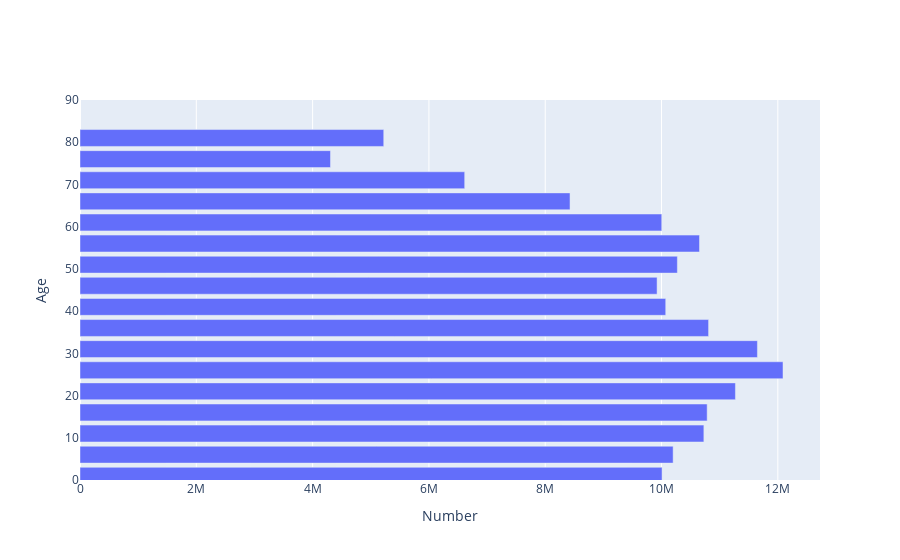
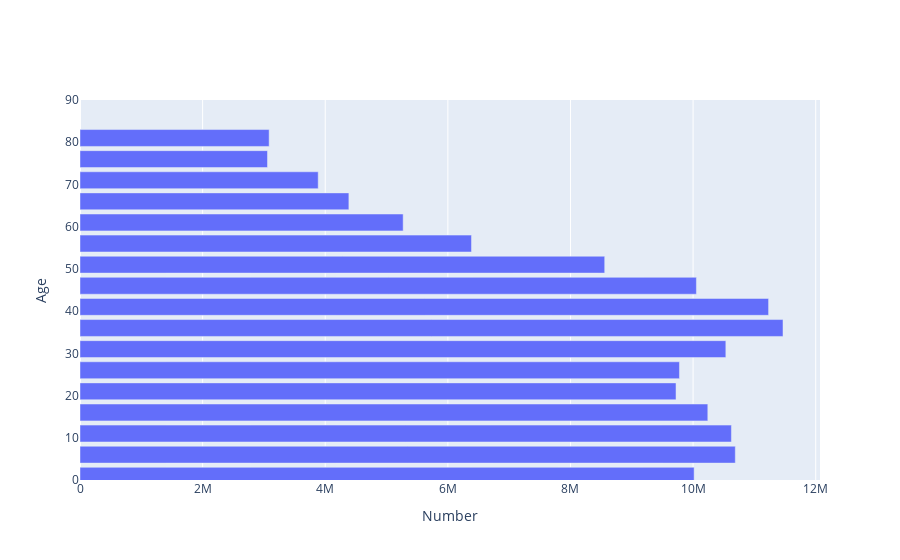
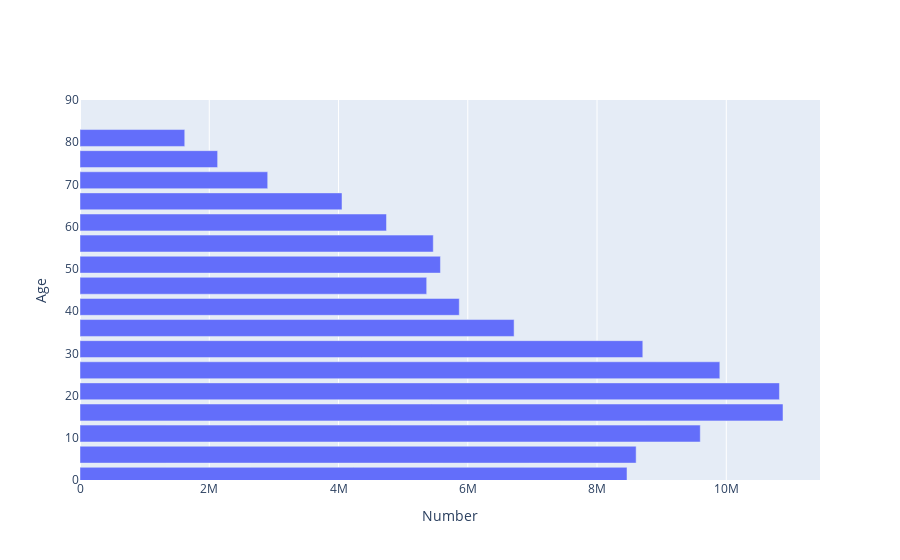
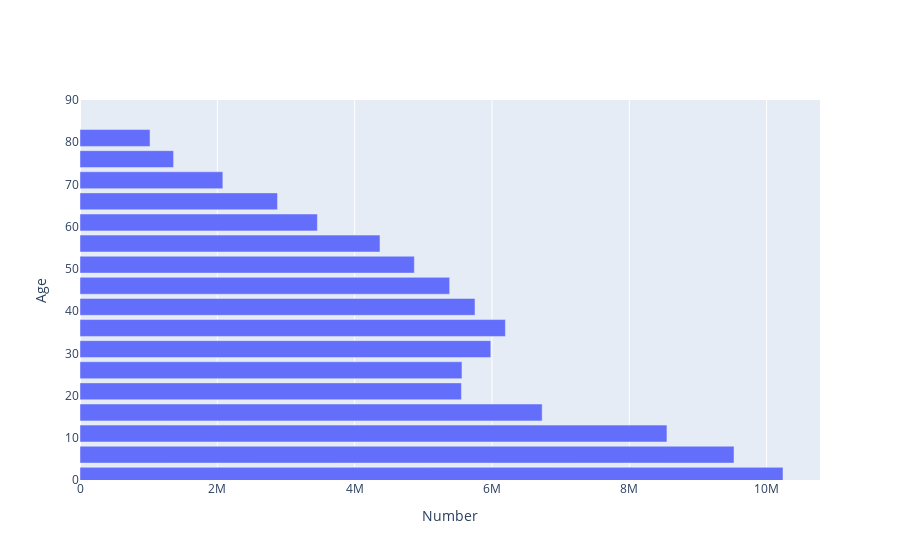

The cell these charts' notebook holds for them, in order:
### Code cell
import plotly.offline as py
import plotly.graph_objs as go
import pandas as pd
import numpy as np
import time

def animated_pop_pyramid(place, year):
    years = year
    
    df = wbdata.get_dataframe(variables,country=place)
    #df = df.loc[years,:]
    
    layout = go.Layout(barmode='overlay',
                   yaxis=go.layout.YAxis(range=[0, 90], title='Age'),
                   xaxis=go.layout.XAxis(title='Number'))

    # This makes a list of graphs, year by year
    bins = [go.Bar(x = df.loc[str(year),:].filter(regex="Male").values,
                   y = [int(s[:2])+1 for s in age_ranges],
                   orientation='h',
                   name='Men {:d}'.format(year),
                   hoverinfo='skip'
                  )
            for year in years]

    bins += [go.Bar(x = -df.loc[str(year),:].filter(regex="Female").values,
                    y=[int(s[:2])+1 for s in age_ranges],
                    orientation='h',
                    name='Women {:d}'.format(year),
                    hoverinfo='skip',
                   )
             for year in years]


    for i in bins:
        py.iplot(dict(data=i, layout=layout))
        time.sleep(2)
    
animated_pop_pyramid('USA', np.arange(2020, 1959, -20))

### Figure 1 — Plotly figure (JSON) as saved in the notebook; plotly's stock layout.template omitted (floating-point values rounded to 4 significant figures)
{"data": [{"hoverinfo": "skip", "name": "Men 2020", "orientation": "h", "type": "bar", "x": [10008934, 10199386, 10728070, 10784617, 11270787, 12088740, 11648827, 10809054, 10072161, 9923364, 10272193, 10652968, 10003781, 8426438, 6615032, 4307135, 5223136], "y": [1, 6, 11, 16, 21, 26, 31, 36, 41, 46, 51, 56, 61, 66, 71, 76, 81]}], "layout": {"barmode": "overlay", "xaxis": {"title": {"text": "Number"}}, "yaxis": {"range": [0, 90], "title": {"text": "Age"}}}}

### Figure 2 — Plotly figure (JSON) as saved in the notebook; plotly's stock layout.template omitted (floating-point values rounded to 4 significant figures)
{"data": [{"hoverinfo": "skip", "name": "Men 2000", "orientation": "h", "type": "bar", "x": [10016933, 10688613, 10624729, 10240027, 9721455, 9777597, 10534160, 11466430, 11231294, 10054003, 8558424, 6385263, 5270993, 4385576, 3885130, 3058278, 3085077], "y": [1, 6, 11, 16, 21, 26, 31, 36, 41, 46, 51, 56, 61, 66, 71, 76, 81]}], "layout": {"barmode": "overlay", "xaxis": {"title": {"text": "Number"}}, "yaxis": {"range": [0, 90], "title": {"text": "Age"}}}}

### Figure 3 — Plotly figure (JSON) as saved in the notebook; plotly's stock layout.template omitted (floating-point values rounded to 4 significant figures)
{"data": [{"hoverinfo": "skip", "name": "Men 1980", "orientation": "h", "type": "bar", "x": [8463762, 8605060, 9597375, 10877439, 10822343, 9899963, 8708101, 6716734, 5868372, 5364274, 5577126, 5466145, 4742309, 4054014, 2904349, 2129609, 1620875], "y": [1, 6, 11, 16, 21, 26, 31, 36, 41, 46, 51, 56, 61, 66, 71, 76, 81]}], "layout": {"barmode": "overlay", "xaxis": {"title": {"text": "Number"}}, "yaxis": {"range": [0, 90], "title": {"text": "Age"}}}}

### Figure 4 — Plotly figure (JSON) as saved in the notebook; plotly's stock layout.template omitted (floating-point values rounded to 4 significant figures)
{"data": [{"hoverinfo": "skip", "name": "Men 1960", "orientation": "h", "type": "bar", "x": [10238685, 9525497, 8548461, 6731386, 5555263, 5563060, 5983064, 6195714, 5752925, 5383625, 4869446, 4368952, 3457302, 2876681, 2080484, 1362954, 1019847], "y": [1, 6, 11, 16, 21, 26, 31, 36, 41, 46, 51, 56, 61, 66, 71, 76, 81]}], "layout": {"barmode": "overlay", "xaxis": {"title": {"text": "Number"}}, "yaxis": {"range": [0, 90], "title": {"text": "Age"}}}}
